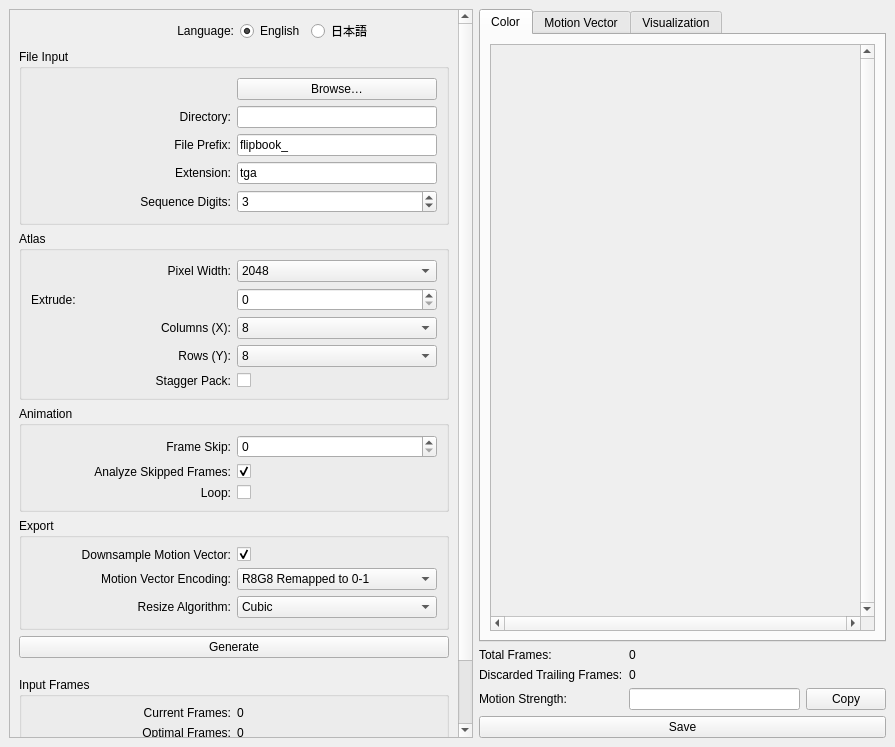
<?xml version="1.0" encoding="UTF-8"?>
<ui version="4.0">
 <class>MotionFrame</class>
 <widget class="QMainWindow" name="MotionFrame">
  <property name="geometry">
   <rect>
    <x>0</x>
    <y>0</y>
    <width>895</width>
    <height>747</height>
   </rect>
  </property>
  <property name="windowTitle">
   <string>MainWindow</string>
  </property>
  <widget class="QWidget" name="central">
   <layout class="QHBoxLayout" name="horizontalLayout" stretch="0,1">
    <item>
     <widget class="QScrollArea" name="scrollArea">
      <property name="minimumSize">
       <size>
        <width>0</width>
        <height>0</height>
       </size>
      </property>
      <property name="lineWidth">
       <number>-1</number>
      </property>
      <property name="verticalScrollBarPolicy">
       <enum>Qt::ScrollBarAlwaysOn</enum>
      </property>
      <property name="horizontalScrollBarPolicy">
       <enum>Qt::ScrollBarAlwaysOff</enum>
      </property>
      <property name="sizeAdjustPolicy">
       <enum>QAbstractScrollArea::AdjustToContents</enum>
      </property>
      <property name="widgetResizable">
       <bool>true</bool>
      </property>
      <widget class="QWidget" name="scrollAreaWidgetContents_2">
       <property name="geometry">
        <rect>
         <x>0</x>
         <y>0</y>
         <width>499</width>
         <height>921</height>
        </rect>
       </property>
       <layout class="QVBoxLayout" name="verticalLayout">
        <item>
         <layout class="QFormLayout" name="form_config">
          <property name="fieldGrowthPolicy">
           <enum>QFormLayout::ExpandingFieldsGrow</enum>
          </property>
          <property name="formAlignment">
           <set>Qt::AlignLeading|Qt::AlignLeft|Qt::AlignTop</set>
          </property>
          <item row="0" column="0">
           <widget class="QLabel" name="label_language">
            <property name="sizePolicy">
             <sizepolicy hsizetype="Minimum" vsizetype="Preferred">
              <horstretch>0</horstretch>
              <verstretch>0</verstretch>
             </sizepolicy>
            </property>
            <property name="minimumSize">
             <size>
              <width>215</width>
              <height>0</height>
             </size>
            </property>
            <property name="text">
             <string>Language:</string>
            </property>
            <property name="textFormat">
             <enum>Qt::PlainText</enum>
            </property>
            <property name="alignment">
             <set>Qt::AlignRight|Qt::AlignTrailing|Qt::AlignVCenter</set>
            </property>
           </widget>
          </item>
          <item row="0" column="1">
           <layout class="QHBoxLayout" name="layout_language">
            <item>
             <widget class="QRadioButton" name="radio_button_language_english">
              <property name="text">
               <string notr="true">English</string>
              </property>
              <property name="checked">
               <bool>true</bool>
              </property>
             </widget>
            </item>
            <item>
             <widget class="QRadioButton" name="radio_button_language_japanese">
              <property name="text">
               <string notr="true">日本語</string>
              </property>
             </widget>
            </item>
           </layout>
          </item>
         </layout>
        </item>
        <item>
         <widget class="QGroupBox" name="groupbox_file_input">
          <property name="title">
           <string>File Input</string>
          </property>
          <layout class="QFormLayout" name="formLayout">
           <property name="formAlignment">
            <set>Qt::AlignLeading|Qt::AlignLeft|Qt::AlignTop</set>
           </property>
           <item row="0" column="1">
            <widget class="QPushButton" name="button_file_browse">
             <property name="maximumSize">
              <size>
               <width>221</width>
               <height>32</height>
              </size>
             </property>
             <property name="text">
              <string>Browse…</string>
             </property>
            </widget>
           </item>
           <item row="1" column="0">
            <widget class="QLabel" name="label_directory">
             <property name="sizePolicy">
              <sizepolicy hsizetype="Minimum" vsizetype="Preferred">
               <horstretch>0</horstretch>
               <verstretch>0</verstretch>
              </sizepolicy>
             </property>
             <property name="minimumSize">
              <size>
               <width>200</width>
               <height>0</height>
              </size>
             </property>
             <property name="text">
              <string>Directory:</string>
             </property>
             <property name="textFormat">
              <enum>Qt::PlainText</enum>
             </property>
             <property name="alignment">
              <set>Qt::AlignRight|Qt::AlignTrailing|Qt::AlignVCenter</set>
             </property>
            </widget>
           </item>
           <item row="1" column="1">
            <widget class="QLineEdit" name="text_directory">
             <property name="sizePolicy">
              <sizepolicy hsizetype="Fixed" vsizetype="Fixed">
               <horstretch>0</horstretch>
               <verstretch>0</verstretch>
              </sizepolicy>
             </property>
             <property name="minimumSize">
              <size>
               <width>200</width>
               <height>0</height>
              </size>
             </property>
             <property name="baseSize">
              <size>
               <width>0</width>
               <height>0</height>
              </size>
             </property>
            </widget>
           </item>
           <item row="2" column="0">
            <widget class="QLabel" name="label_file_prefix">
             <property name="sizePolicy">
              <sizepolicy hsizetype="Minimum" vsizetype="Preferred">
               <horstretch>0</horstretch>
               <verstretch>0</verstretch>
              </sizepolicy>
             </property>
             <property name="minimumSize">
              <size>
               <width>200</width>
               <height>0</height>
              </size>
             </property>
             <property name="text">
              <string>File Prefix:</string>
             </property>
             <property name="textFormat">
              <enum>Qt::PlainText</enum>
             </property>
             <property name="alignment">
              <set>Qt::AlignRight|Qt::AlignTrailing|Qt::AlignVCenter</set>
             </property>
            </widget>
           </item>
           <item row="2" column="1">
            <widget class="QLineEdit" name="text_file_prefix">
             <property name="sizePolicy">
              <sizepolicy hsizetype="Fixed" vsizetype="Fixed">
               <horstretch>0</horstretch>
               <verstretch>0</verstretch>
              </sizepolicy>
             </property>
             <property name="minimumSize">
              <size>
               <width>200</width>
               <height>0</height>
              </size>
             </property>
             <property name="text">
              <string notr="true">flipbook_</string>
             </property>
            </widget>
           </item>
           <item row="3" column="0">
            <widget class="QLabel" name="label_extension">
             <property name="sizePolicy">
              <sizepolicy hsizetype="Minimum" vsizetype="Preferred">
               <horstretch>0</horstretch>
               <verstretch>0</verstretch>
              </sizepolicy>
             </property>
             <property name="minimumSize">
              <size>
               <width>200</width>
               <height>0</height>
              </size>
             </property>
             <property name="text">
              <string>Extension:</string>
             </property>
             <property name="textFormat">
              <enum>Qt::PlainText</enum>
             </property>
             <property name="alignment">
              <set>Qt::AlignRight|Qt::AlignTrailing|Qt::AlignVCenter</set>
             </property>
            </widget>
           </item>
           <item row="3" column="1">
            <widget class="QLineEdit" name="text_extension">
             <property name="sizePolicy">
              <sizepolicy hsizetype="Fixed" vsizetype="Fixed">
               <horstretch>0</horstretch>
               <verstretch>0</verstretch>
              </sizepolicy>
             </property>
             <property name="minimumSize">
              <size>
               <width>200</width>
               <height>0</height>
              </size>
             </property>
             <property name="text">
              <string notr="true">tga</string>
             </property>
            </widget>
           </item>
           <item row="4" column="0">
            <widget class="QLabel" name="label_sequence_digits">
             <property name="sizePolicy">
              <sizepolicy hsizetype="Minimum" vsizetype="Preferred">
               <horstretch>0</horstretch>
               <verstretch>0</verstretch>
              </sizepolicy>
             </property>
             <property name="minimumSize">
              <size>
               <width>200</width>
               <height>0</height>
              </size>
             </property>
             <property name="text">
              <string>Sequence Digits:</string>
             </property>
             <property name="textFormat">
              <enum>Qt::PlainText</enum>
             </property>
             <property name="alignment">
              <set>Qt::AlignRight|Qt::AlignTrailing|Qt::AlignVCenter</set>
             </property>
            </widget>
           </item>
           <item row="4" column="1">
            <widget class="QSpinBox" name="number_sequence_digits">
             <property name="minimum">
              <number>1</number>
             </property>
             <property name="maximum">
              <number>10</number>
             </property>
             <property name="value">
              <number>3</number>
             </property>
            </widget>
           </item>
          </layout>
         </widget>
        </item>
        <item>
         <widget class="QGroupBox" name="groupbox_atlas">
          <property name="title">
           <string>Atlas</string>
          </property>
          <layout class="QFormLayout" name="formLayout_2">
           <property name="formAlignment">
            <set>Qt::AlignLeading|Qt::AlignLeft|Qt::AlignTop</set>
           </property>
           <item row="0" column="0">
            <widget class="QLabel" name="label_atlas_resolution_width">
             <property name="sizePolicy">
              <sizepolicy hsizetype="Minimum" vsizetype="Preferred">
               <horstretch>0</horstretch>
               <verstretch>0</verstretch>
              </sizepolicy>
             </property>
             <property name="minimumSize">
              <size>
               <width>200</width>
               <height>0</height>
              </size>
             </property>
             <property name="text">
              <string>Pixel Width:</string>
             </property>
             <property name="alignment">
              <set>Qt::AlignRight|Qt::AlignTrailing|Qt::AlignVCenter</set>
             </property>
            </widget>
           </item>
           <item row="0" column="1">
            <widget class="QComboBox" name="combo_atlas_resolution_width">
             <property name="currentText">
              <string notr="true">2048</string>
             </property>
             <property name="currentIndex">
              <number>6</number>
             </property>
             <item>
              <property name="text">
               <string notr="true">32</string>
              </property>
             </item>
             <item>
              <property name="text">
               <string notr="true">64</string>
              </property>
             </item>
             <item>
              <property name="text">
               <string notr="true">128</string>
              </property>
             </item>
             <item>
              <property name="text">
               <string notr="true">256</string>
              </property>
             </item>
             <item>
              <property name="text">
               <string notr="true">512</string>
              </property>
             </item>
             <item>
              <property name="text">
               <string notr="true">1024</string>
              </property>
             </item>
             <item>
              <property name="text">
               <string notr="true">2048</string>
              </property>
             </item>
             <item>
              <property name="text">
               <string notr="true">4096</string>
              </property>
             </item>
             <item>
              <property name="text">
               <string notr="true">8192</string>
              </property>
             </item>
             <item>
              <property name="text">
               <string notr="true">16384</string>
              </property>
             </item>
            </widget>
           </item>
           <item row="2" column="0">
            <widget class="QLabel" name="label_atlas_width">
             <property name="sizePolicy">
              <sizepolicy hsizetype="Minimum" vsizetype="Preferred">
               <horstretch>0</horstretch>
               <verstretch>0</verstretch>
              </sizepolicy>
             </property>
             <property name="minimumSize">
              <size>
               <width>200</width>
               <height>0</height>
              </size>
             </property>
             <property name="text">
              <string>Columns (X):</string>
             </property>
             <property name="textFormat">
              <enum>Qt::PlainText</enum>
             </property>
             <property name="alignment">
              <set>Qt::AlignRight|Qt::AlignTrailing|Qt::AlignVCenter</set>
             </property>
            </widget>
           </item>
           <item row="4" column="0">
            <widget class="QLabel" name="label_atlas_height">
             <property name="sizePolicy">
              <sizepolicy hsizetype="Minimum" vsizetype="Preferred">
               <horstretch>0</horstretch>
               <verstretch>0</verstretch>
              </sizepolicy>
             </property>
             <property name="minimumSize">
              <size>
               <width>200</width>
               <height>0</height>
              </size>
             </property>
             <property name="text">
              <string>Rows (Y):</string>
             </property>
             <property name="textFormat">
              <enum>Qt::PlainText</enum>
             </property>
             <property name="alignment">
              <set>Qt::AlignRight|Qt::AlignTrailing|Qt::AlignVCenter</set>
             </property>
            </widget>
           </item>
           <item row="5" column="0">
            <widget class="QLabel" name="label_stagger_pack">
             <property name="minimumSize">
              <size>
               <width>200</width>
               <height>0</height>
              </size>
             </property>
             <property name="text">
              <string>Stagger Pack:</string>
             </property>
             <property name="alignment">
              <set>Qt::AlignRight|Qt::AlignTrailing|Qt::AlignVCenter</set>
             </property>
            </widget>
           </item>
           <item row="5" column="1">
            <widget class="QCheckBox" name="checkbox_stagger_pack">
             <property name="enabled">
              <bool>true</bool>
             </property>
             <property name="text">
              <string notr="true"/>
             </property>
            </widget>
           </item>
           <item row="2" column="1">
            <widget class="QComboBox" name="number_atlas_width">
             <property name="currentIndex">
              <number>2</number>
             </property>
             <item>
              <property name="text">
               <string notr="true">2</string>
              </property>
             </item>
             <item>
              <property name="text">
               <string notr="true">4</string>
              </property>
             </item>
             <item>
              <property name="text">
               <string notr="true">8</string>
              </property>
             </item>
             <item>
              <property name="text">
               <string notr="true">16</string>
              </property>
             </item>
             <item>
              <property name="text">
               <string notr="true">32</string>
              </property>
             </item>
             <item>
              <property name="text">
               <string notr="true">64</string>
              </property>
             </item>
             <item>
              <property name="text">
               <string notr="true">128</string>
              </property>
             </item>
             <item>
              <property name="text">
               <string notr="true">256</string>
              </property>
             </item>
            </widget>
           </item>
           <item row="4" column="1">
            <widget class="QComboBox" name="number_atlas_height">
             <property name="currentIndex">
              <number>2</number>
             </property>
             <item>
              <property name="text">
               <string notr="true">2</string>
              </property>
             </item>
             <item>
              <property name="text">
               <string notr="true">4</string>
              </property>
             </item>
             <item>
              <property name="text">
               <string notr="true">8</string>
              </property>
             </item>
             <item>
              <property name="text">
               <string notr="true">16</string>
              </property>
             </item>
             <item>
              <property name="text">
               <string notr="true">32</string>
              </property>
             </item>
             <item>
              <property name="text">
               <string notr="true">64</string>
              </property>
             </item>
             <item>
              <property name="text">
               <string notr="true">128</string>
              </property>
             </item>
             <item>
              <property name="text">
               <string notr="true">256</string>
              </property>
             </item>
            </widget>
           </item>
           <item row="1" column="0">
            <widget class="QLabel" name="label_atlas_extrude">
             <property name="text">
              <string>Extrude:</string>
             </property>
            </widget>
           </item>
           <item row="1" column="1">
            <widget class="QSpinBox" name="number_extrude">
             <property name="maximum">
              <number>128</number>
             </property>
             <property name="value">
              <number>0</number>
             </property>
            </widget>
           </item>
          </layout>
         </widget>
        </item>
        <item>
         <widget class="QGroupBox" name="groupbox_animation">
          <property name="title">
           <string>Animation</string>
          </property>
          <layout class="QFormLayout" name="formLayout_3">
           <property name="formAlignment">
            <set>Qt::AlignLeading|Qt::AlignLeft|Qt::AlignTop</set>
           </property>
           <item row="0" column="0">
            <widget class="QLabel" name="label_frame_skip">
             <property name="sizePolicy">
              <sizepolicy hsizetype="Minimum" vsizetype="Preferred">
               <horstretch>0</horstretch>
               <verstretch>0</verstretch>
              </sizepolicy>
             </property>
             <property name="minimumSize">
              <size>
               <width>200</width>
               <height>0</height>
              </size>
             </property>
             <property name="text">
              <string>Frame Skip:</string>
             </property>
             <property name="textFormat">
              <enum>Qt::PlainText</enum>
             </property>
             <property name="alignment">
              <set>Qt::AlignRight|Qt::AlignTrailing|Qt::AlignVCenter</set>
             </property>
            </widget>
           </item>
           <item row="0" column="1">
            <widget class="QSpinBox" name="number_frame_skip">
             <property name="minimumSize">
              <size>
               <width>0</width>
               <height>0</height>
              </size>
             </property>
             <property name="minimum">
              <number>0</number>
             </property>
             <property name="maximum">
              <number>128</number>
             </property>
             <property name="value">
              <number>0</number>
             </property>
            </widget>
           </item>
           <item row="1" column="0">
            <widget class="QLabel" name="label_analyze_skipped_frames">
             <property name="sizePolicy">
              <sizepolicy hsizetype="Minimum" vsizetype="Preferred">
               <horstretch>0</horstretch>
               <verstretch>0</verstretch>
              </sizepolicy>
             </property>
             <property name="minimumSize">
              <size>
               <width>200</width>
               <height>0</height>
              </size>
             </property>
             <property name="text">
              <string>Analyze Skipped Frames:</string>
             </property>
             <property name="alignment">
              <set>Qt::AlignRight|Qt::AlignTrailing|Qt::AlignVCenter</set>
             </property>
            </widget>
           </item>
           <item row="1" column="1">
            <widget class="QCheckBox" name="checkbox_analyze_skipped_frames">
             <property name="text">
              <string notr="true"/>
             </property>
             <property name="checked">
              <bool>true</bool>
             </property>
            </widget>
           </item>
           <item row="2" column="0">
            <widget class="QLabel" name="label_loop">
             <property name="sizePolicy">
              <sizepolicy hsizetype="Minimum" vsizetype="Preferred">
               <horstretch>0</horstretch>
               <verstretch>0</verstretch>
              </sizepolicy>
             </property>
             <property name="minimumSize">
              <size>
               <width>200</width>
               <height>0</height>
              </size>
             </property>
             <property name="text">
              <string>Loop:</string>
             </property>
             <property name="alignment">
              <set>Qt::AlignRight|Qt::AlignTrailing|Qt::AlignVCenter</set>
             </property>
            </widget>
           </item>
           <item row="2" column="1">
            <widget class="QCheckBox" name="checkbox_loop">
             <property name="text">
              <string notr="true"/>
             </property>
             <property name="checkable">
              <bool>true</bool>
             </property>
            </widget>
           </item>
          </layout>
         </widget>
        </item>
        <item>
         <widget class="QGroupBox" name="groupbox_export">
          <property name="title">
           <string>Export</string>
          </property>
          <layout class="QFormLayout" name="formLayout_4">
           <property name="formAlignment">
            <set>Qt::AlignLeading|Qt::AlignLeft|Qt::AlignTop</set>
           </property>
           <item row="0" column="0">
            <widget class="QLabel" name="label_downsample_motion_vector">
             <property name="sizePolicy">
              <sizepolicy hsizetype="Minimum" vsizetype="Preferred">
               <horstretch>0</horstretch>
               <verstretch>0</verstretch>
              </sizepolicy>
             </property>
             <property name="minimumSize">
              <size>
               <width>200</width>
               <height>0</height>
              </size>
             </property>
             <property name="text">
              <string>Downsample Motion Vector:</string>
             </property>
             <property name="textFormat">
              <enum>Qt::PlainText</enum>
             </property>
             <property name="alignment">
              <set>Qt::AlignRight|Qt::AlignTrailing|Qt::AlignVCenter</set>
             </property>
            </widget>
           </item>
           <item row="0" column="1">
            <widget class="QCheckBox" name="checkbox_downsample_motion_vector">
             <property name="text">
              <string notr="true"/>
             </property>
             <property name="checked">
              <bool>true</bool>
             </property>
            </widget>
           </item>
           <item row="1" column="0">
            <widget class="QLabel" name="label_motion_vector_encoding">
             <property name="sizePolicy">
              <sizepolicy hsizetype="Minimum" vsizetype="Preferred">
               <horstretch>0</horstretch>
               <verstretch>0</verstretch>
              </sizepolicy>
             </property>
             <property name="minimumSize">
              <size>
               <width>200</width>
               <height>0</height>
              </size>
             </property>
             <property name="text">
              <string>Motion Vector Encoding:</string>
             </property>
             <property name="textFormat">
              <enum>Qt::PlainText</enum>
             </property>
             <property name="alignment">
              <set>Qt::AlignRight|Qt::AlignTrailing|Qt::AlignVCenter</set>
             </property>
            </widget>
           </item>
           <item row="1" column="1">
            <widget class="QComboBox" name="combo_motion_vector_encoding">
             <item>
              <property name="text">
               <string notr="true">R8G8 Remapped to 0-1</string>
              </property>
             </item>
             <item>
              <property name="text">
               <string notr="true">SideFX Labs R8G8 Encoding</string>
              </property>
             </item>
            </widget>
           </item>
           <item row="2" column="0">
            <widget class="QLabel" name="label_resize_algorithm">
             <property name="minimumSize">
              <size>
               <width>200</width>
               <height>0</height>
              </size>
             </property>
             <property name="text">
              <string>Resize Algorithm:</string>
             </property>
             <property name="alignment">
              <set>Qt::AlignRight|Qt::AlignTrailing|Qt::AlignVCenter</set>
             </property>
            </widget>
           </item>
           <item row="2" column="1">
            <widget class="QComboBox" name="combo_resize_algorithm">
             <item>
              <property name="text">
               <string notr="true">Cubic</string>
              </property>
             </item>
             <item>
              <property name="text">
               <string notr="true">Bilinear</string>
              </property>
             </item>
            </widget>
           </item>
          </layout>
         </widget>
        </item>
        <item>
         <widget class="QPushButton" name="button_generate">
          <property name="text">
           <string>Generate</string>
          </property>
         </widget>
        </item>
        <item>
         <spacer name="verticalSpacer">
          <property name="orientation">
           <enum>Qt::Vertical</enum>
          </property>
          <property name="sizeType">
           <enum>QSizePolicy::Minimum</enum>
          </property>
          <property name="sizeHint" stdset="0">
           <size>
            <width>20</width>
            <height>13</height>
           </size>
          </property>
         </spacer>
        </item>
        <item>
         <widget class="QGroupBox" name="groupBox">
          <property name="title">
           <string>Input Frames</string>
          </property>
          <layout class="QFormLayout" name="form_input_frames">
           <property name="formAlignment">
            <set>Qt::AlignLeading|Qt::AlignLeft|Qt::AlignTop</set>
           </property>
           <item row="0" column="0">
            <widget class="QLabel" name="label_input_number_of_frames">
             <property name="sizePolicy">
              <sizepolicy hsizetype="Minimum" vsizetype="Preferred">
               <horstretch>0</horstretch>
               <verstretch>0</verstretch>
              </sizepolicy>
             </property>
             <property name="minimumSize">
              <size>
               <width>200</width>
               <height>0</height>
              </size>
             </property>
             <property name="text">
              <string>Current Frames:</string>
             </property>
             <property name="alignment">
              <set>Qt::AlignRight|Qt::AlignTrailing|Qt::AlignVCenter</set>
             </property>
            </widget>
           </item>
           <item row="0" column="1">
            <widget class="QLabel" name="label_input_number_of_frames_value">
             <property name="text">
              <string notr="true">0</string>
             </property>
            </widget>
           </item>
           <item row="1" column="0">
            <widget class="QLabel" name="label_optimal_input_number_of_frames">
             <property name="sizePolicy">
              <sizepolicy hsizetype="Minimum" vsizetype="Preferred">
               <horstretch>0</horstretch>
               <verstretch>0</verstretch>
              </sizepolicy>
             </property>
             <property name="minimumSize">
              <size>
               <width>200</width>
               <height>0</height>
              </size>
             </property>
             <property name="text">
              <string>Optimal Frames:</string>
             </property>
             <property name="alignment">
              <set>Qt::AlignRight|Qt::AlignTrailing|Qt::AlignVCenter</set>
             </property>
            </widget>
           </item>
           <item row="1" column="1">
            <widget class="QLabel" name="label_optimal_input_number_of_frames_value">
             <property name="text">
              <string notr="true">0</string>
             </property>
            </widget>
           </item>
          </layout>
         </widget>
        </item>
        <item>
         <widget class="QPushButton" name="button_update_frames">
          <property name="text">
           <string>Recount Input Frames</string>
          </property>
         </widget>
        </item>
        <item>
         <widget class="QLabel" name="label_motion_vector">
          <property name="text">
           <string/>
          </property>
         </widget>
        </item>
        <item>
         <spacer name="left_spacer">
          <property name="orientation">
           <enum>Qt::Vertical</enum>
          </property>
          <property name="sizeHint" stdset="0">
           <size>
            <width>378</width>
            <height>13</height>
           </size>
          </property>
         </spacer>
        </item>
       </layout>
      </widget>
     </widget>
    </item>
    <item>
     <layout class="QVBoxLayout" name="layout_right">
      <item>
       <widget class="QTabWidget" name="tabs_result">
        <property name="tabPosition">
         <enum>QTabWidget::North</enum>
        </property>
        <property name="tabShape">
         <enum>QTabWidget::Rounded</enum>
        </property>
        <property name="currentIndex">
         <number>0</number>
        </property>
        <property name="usesScrollButtons">
         <bool>false</bool>
        </property>
        <widget class="QWidget" name="tab_color">
         <attribute name="title">
          <string>Color</string>
         </attribute>
         <layout class="QGridLayout" name="gridLayout">
          <item row="0" column="0">
           <widget class="QScrollArea" name="scroll_color">
            <property name="verticalScrollBarPolicy">
             <enum>Qt::ScrollBarAlwaysOn</enum>
            </property>
            <property name="horizontalScrollBarPolicy">
             <enum>Qt::ScrollBarAlwaysOn</enum>
            </property>
            <property name="widgetResizable">
             <bool>true</bool>
            </property>
            <widget class="QWidget" name="scroll_content_color">
             <property name="geometry">
              <rect>
               <x>0</x>
               <y>0</y>
               <width>284</width>
               <height>257</height>
              </rect>
             </property>
             <layout class="QGridLayout" name="gridLayout_2">
              <item row="0" column="0">
               <widget class="QLabel" name="label_color_atlas_image">
                <property name="text">
                 <string/>
                </property>
               </widget>
              </item>
             </layout>
            </widget>
           </widget>
          </item>
         </layout>
        </widget>
        <widget class="QWidget" name="tab_motion_vector">
         <attribute name="title">
          <string>Motion Vector</string>
         </attribute>
         <layout class="QGridLayout" name="gridLayout_3">
          <item row="0" column="0">
           <widget class="QScrollArea" name="scroll_motion_vector">
            <property name="verticalScrollBarPolicy">
             <enum>Qt::ScrollBarAlwaysOn</enum>
            </property>
            <property name="horizontalScrollBarPolicy">
             <enum>Qt::ScrollBarAlwaysOn</enum>
            </property>
            <property name="widgetResizable">
             <bool>true</bool>
            </property>
            <widget class="QWidget" name="scroll_content_motion_vector">
             <property name="geometry">
              <rect>
               <x>0</x>
               <y>0</y>
               <width>98</width>
               <height>40</height>
              </rect>
             </property>
             <layout class="QGridLayout" name="gridLayout_4">
              <item row="0" column="0">
               <widget class="QLabel" name="label_motion_vector_image">
                <property name="text">
                 <string/>
                </property>
               </widget>
              </item>
             </layout>
            </widget>
           </widget>
          </item>
         </layout>
        </widget>
        <widget class="QWidget" name="tab_visualization">
         <attribute name="title">
          <string>Visualization</string>
         </attribute>
         <layout class="QGridLayout" name="gridLayout_6">
          <item row="0" column="0">
           <widget class="QScrollArea" name="scroll_visualization">
            <property name="verticalScrollBarPolicy">
             <enum>Qt::ScrollBarAlwaysOn</enum>
            </property>
            <property name="horizontalScrollBarPolicy">
             <enum>Qt::ScrollBarAlwaysOn</enum>
            </property>
            <property name="widgetResizable">
             <bool>true</bool>
            </property>
            <widget class="QWidget" name="scroll_content_motion_vector_2">
             <property name="geometry">
              <rect>
               <x>0</x>
               <y>0</y>
               <width>98</width>
               <height>40</height>
              </rect>
             </property>
             <layout class="QGridLayout" name="gridLayout_5">
              <item row="0" column="0">
               <widget class="QLabel" name="label_visualization_image">
                <property name="text">
                 <string/>
                </property>
               </widget>
              </item>
             </layout>
            </widget>
           </widget>
          </item>
         </layout>
        </widget>
       </widget>
      </item>
      <item>
       <layout class="QFormLayout" name="form_result">
        <item row="3" column="0">
         <widget class="QLabel" name="label_motion_strength">
          <property name="text">
           <string>Motion Strength:</string>
          </property>
          <property name="textFormat">
           <enum>Qt::PlainText</enum>
          </property>
         </widget>
        </item>
        <item row="1" column="0">
         <widget class="QLabel" name="label_discarded_trailing_frames">
          <property name="text">
           <string>Discarded Trailing Frames:</string>
          </property>
          <property name="textFormat">
           <enum>Qt::PlainText</enum>
          </property>
         </widget>
        </item>
        <item row="1" column="1">
         <widget class="QLabel" name="label_discarded_trailing_frames_value">
          <property name="text">
           <string notr="true">0</string>
          </property>
          <property name="textFormat">
           <enum>Qt::PlainText</enum>
          </property>
         </widget>
        </item>
        <item row="3" column="1">
         <layout class="QHBoxLayout" name="layout_motion_strength">
          <item>
           <widget class="QLineEdit" name="text_motion_strength">
            <property name="readOnly">
             <bool>true</bool>
            </property>
           </widget>
          </item>
          <item>
           <widget class="QPushButton" name="button_copy_motion_strength">
            <property name="text">
             <string>Copy</string>
            </property>
           </widget>
          </item>
         </layout>
        </item>
        <item row="0" column="0">
         <widget class="QLabel" name="label_total_frames">
          <property name="text">
           <string>Total Frames:</string>
          </property>
         </widget>
        </item>
        <item row="0" column="1">
         <widget class="QLabel" name="label_total_frames_value">
          <property name="text">
           <string notr="true">0</string>
          </property>
         </widget>
        </item>
       </layout>
      </item>
      <item>
       <widget class="QPushButton" name="button_save">
        <property name="text">
         <string>Save</string>
        </property>
       </widget>
      </item>
     </layout>
    </item>
   </layout>
  </widget>
 </widget>
 <tabstops>
  <tabstop>radio_button_language_english</tabstop>
  <tabstop>radio_button_language_japanese</tabstop>
  <tabstop>button_file_browse</tabstop>
  <tabstop>text_directory</tabstop>
  <tabstop>text_file_prefix</tabstop>
  <tabstop>text_extension</tabstop>
  <tabstop>number_sequence_digits</tabstop>
  <tabstop>combo_atlas_resolution_width</tabstop>
  <tabstop>number_extrude</tabstop>
  <tabstop>number_atlas_width</tabstop>
  <tabstop>number_atlas_height</tabstop>
  <tabstop>checkbox_stagger_pack</tabstop>
  <tabstop>number_frame_skip</tabstop>
  <tabstop>checkbox_analyze_skipped_frames</tabstop>
  <tabstop>checkbox_loop</tabstop>
  <tabstop>checkbox_downsample_motion_vector</tabstop>
  <tabstop>combo_motion_vector_encoding</tabstop>
  <tabstop>combo_resize_algorithm</tabstop>
  <tabstop>scroll_visualization</tabstop>
  <tabstop>text_motion_strength</tabstop>
  <tabstop>button_copy_motion_strength</tabstop>
  <tabstop>button_save</tabstop>
  <tabstop>scrollArea</tabstop>
  <tabstop>tabs_result</tabstop>
  <tabstop>scroll_motion_vector</tabstop>
  <tabstop>button_generate</tabstop>
  <tabstop>button_update_frames</tabstop>
  <tabstop>scroll_color</tabstop>
 </tabstops>
 <resources/>
 <connections/>
</ui>
